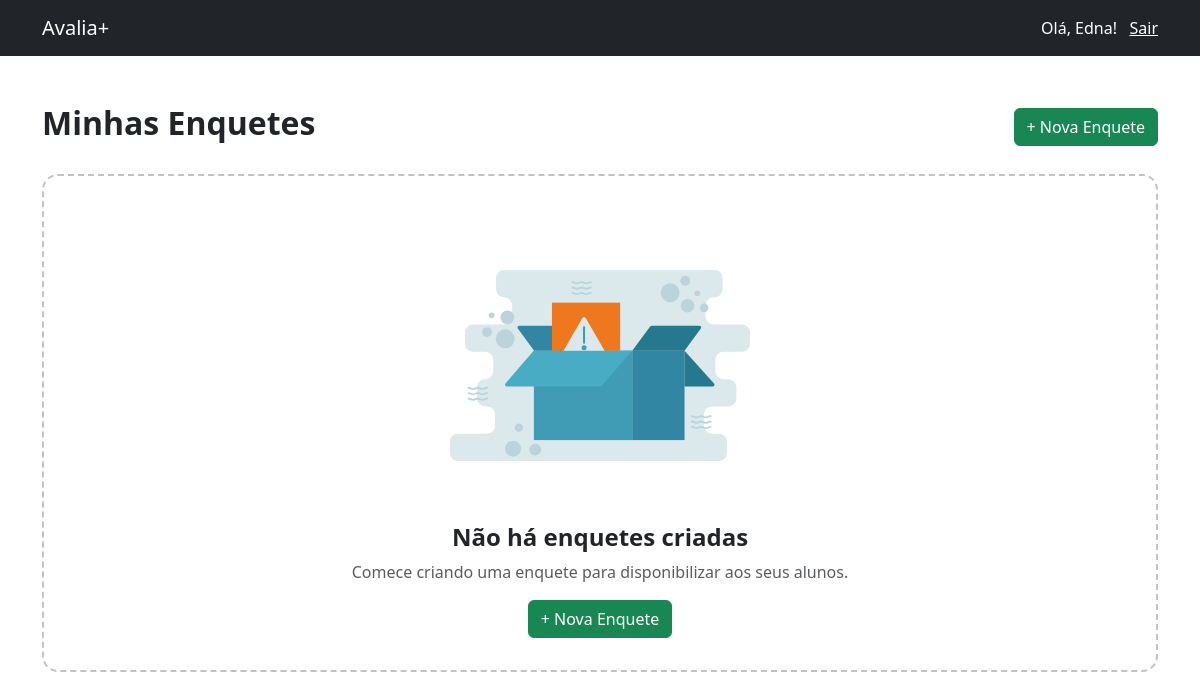
The page /professor/enquetes (signed in) on the database as committed earlier.
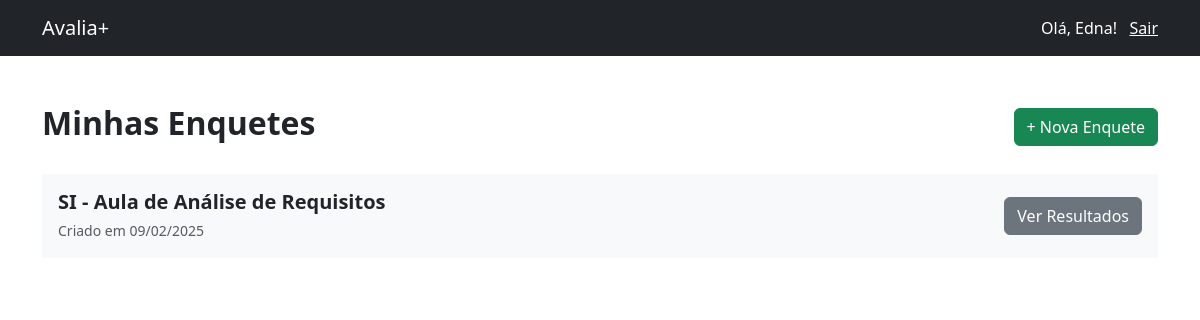
The same page on the database as committed later.
### tables this page shows
CREATE TABLE usuarios (
          id INTEGER PRIMARY KEY AUTOINCREMENT,
          nome TEXT NOT NULL,
          email TEXT NOT NULL UNIQUE,
          senha TEXT NOT NULL,
          perfil TEXT DEFAULT 'aluno',
          criado_em TIMESTAMP DEFAULT CURRENT_TIMESTAMP
        );

CREATE TABLE enquetes (
          id INTEGER PRIMARY KEY AUTOINCREMENT,
          titulo TEXT NOT NULL,
          perguntas TEXT,
          usuario_id INTEGER NOT NULL,
          criado_em TIMESTAMP DEFAULT CURRENT_TIMESTAMP,
          FOREIGN KEY (usuario_id) REFERENCES usuarios(id) ON DELETE CASCADE
        );

### routes.py (the view, shortened to what this page needs)
@login_required
def professor_enquetes():
  if current_user.perfil != 'professor':
    return redirect(url_for('index'))
  if request.method == 'GET':
    enquetes = db.recuperar_enquetes()
    return render_template('professor/enquetes.html', enquetes=enquetes)

### auth.py (called while the page is built)
    @self.login_manager.user_loader
    def load_user(user_id):
      return self.db.recuperar_usuario(user_id)

### database.py (called while the page is built)
  def _connect(self):
    return sqlite3.connect(self.db_name)

  def recuperar_usuario(self, id):
    conn = self._connect()
    cursor = conn.cursor()
    cursor.execute('SELECT id, email, nome, senha, perfil FROM usuarios WHERE id = ?', (id,))
    usuario = cursor.fetchone()
    conn.close()
    if usuario:
      return User(usuario[0], usuario[1], usuario[2], usuario[3], usuario[4])
    else:
      return None

  def recuperar_enquetes(self):
    try:
      conn = self._connect()
      cursor = conn.cursor()
      cursor.execute('SELECT * FROM enquetes')
      enquetes = cursor.fetchall()
      enquetes = [{'id': enquete[0],
                  'titulo': enquete[1],
                  'perguntas': enquete[2],
                  'usuario_id': enquete[3],
                  'criado_em': datetime.strptime(enquete[4], '%Y-%m-%d %H:%M:%S').strftime('%d/%m/%Y')}
                  for enquete in enquetes]
      conn.close()
      return enquetes
    except Exception as e:
      flash('Erro ao buscar enquetes: ' + str(e))
      return []

### templates/professor/enquetes.html (shortened to what this page needs)
{% extends "index.html" %}
{% block content %}
  <div class="container py-5">
    <div class="d-flex w-100 justify-content-between align-items-center">
      <h2><strong>Minhas Enquetes</strong></h2>
      <a href="{{ url_for('professor_nova_enquete') }}" class="btn btn-success">+ Nova Enquete</a>
    </div>
    <div class="mt-4">
      {% for enquete in enquetes %}
        <div class="bg-light p-3 d-flex justify-content-between align-items-center mt-4">
          <div>
            <h5 class="mb-0"><strong>{{ enquete.titulo }}</strong></h5>
            <div class="text-muted pt-1">
              <small>Criado em {{ enquete.criado_em }}</small>
            </div>
          </div>
          <a href="{{ url_for('ver_resultados', enquete_id=enquete.id) }}" class="btn btn-secondary">Ver Resultados</a>
        </div>
      {% endfor %}
      {% if enquetes|length == 0 %}
        <div class="empty-state">
          <img src="{{ url_for('static', filename='images/empty-box.svg') }}" alt="Sem enquetes">
          <h4><strong>Não há enquetes criadas</strong></h4>
          <div class="text-muted">
            Comece criando uma enquete para disponibilizar aos seus alunos.
          </div>
          <a href="{{ url_for('professor_nova_enquete') }}" class="btn btn-success mt-3">+ Nova Enquete</a>
        </div>
      {% endif %}
    </div>
  </div>
{% endblock %}

### templates/index.html (shortened to what this page needs)
<!doctype html>
<html lang="en">
  <head>
    {% block head %}
      {% block styles %}
        <link rel="stylesheet" type="text/css" href="{{url_for('static', filename='css/bootstrap.min.css')}}">
        <link rel="stylesheet" type="text/css" href="{{url_for('static', filename='css/styles.css')}}">
      {% endblock %}
    {% endblock %}
  </head>
  <body>
    {% if current_user.is_authenticated %}
      <nav class="navbar sticky-top bg-dark ">
        <div class="container">
          <a class="navbar-brand text-white" href="#">Avalia+</a>
          <span class="navbar-text text-white">
            Olá, {{ current_user.nome }}! &nbsp;
            <a href="{{url_for('logout')}}" class="text-white">Sair</a>
          </span>
        </div>
      </nav>
    {% endif %}
    {% block content %}{% endblock %}
  </body>
</html>

### static/css/styles.css (style rules this page uses)
body, html { width: 100%; height: 100%; }

Rows that differ between the two databases and show on the page:
added enquetes: titulo "SI - Aula de Análise de Requisitos", criado_em "09/02/2025"
Other text that changed with them:
text no longer shown: "Não há enquetes criadas Comece criando uma enquete para disponibilizar aos seus alunos. + Nova Enquete"
